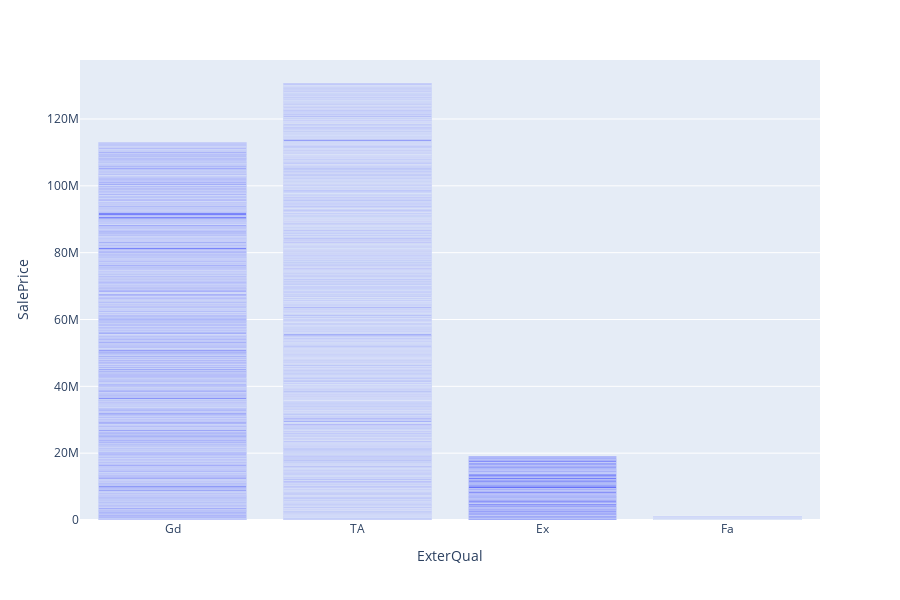

Write notebook code for a chart like this one.
### Markdown cell above
- ## **MSSubClass vs SalePrice**

### Code cell
fig =px.bar(train,x='ExterQual', y='SalePrice',barmode='group',
             height=600)
fig.show("png")

### Figure 1 — Plotly figure (JSON) as saved in the notebook; plotly's stock layout.template omitted (floating-point values rounded to 4 significant figures; data arrays with more than 128 entries replaced by an {"elided": "..."} marker saying what was removed)
{"data": [{"alignmentgroup": "True", "hovertemplate": "ExterQual=%{x}<br>SalePrice=%{y}<extra></extra>", "legendgroup": "", "marker": {"color": "#636efa"}, "name": "", "offsetgroup": "", "orientation": "v", "showlegend": false, "textposition": "auto", "type": "bar", "x": {"elided": "1460 str values"}, "xaxis": "x", "y": {"elided": "1460 int values"}, "yaxis": "y"}], "layout": {"barmode": "group", "height": 600, "legend": {"tracegroupgap": 0}, "margin": {"t": 60}, "xaxis": {"anchor": "y", "domain": [0, 1], "title": {"text": "ExterQual"}}, "yaxis": {"anchor": "x", "domain": [0, 1], "title": {"text": "SalePrice"}}}}
